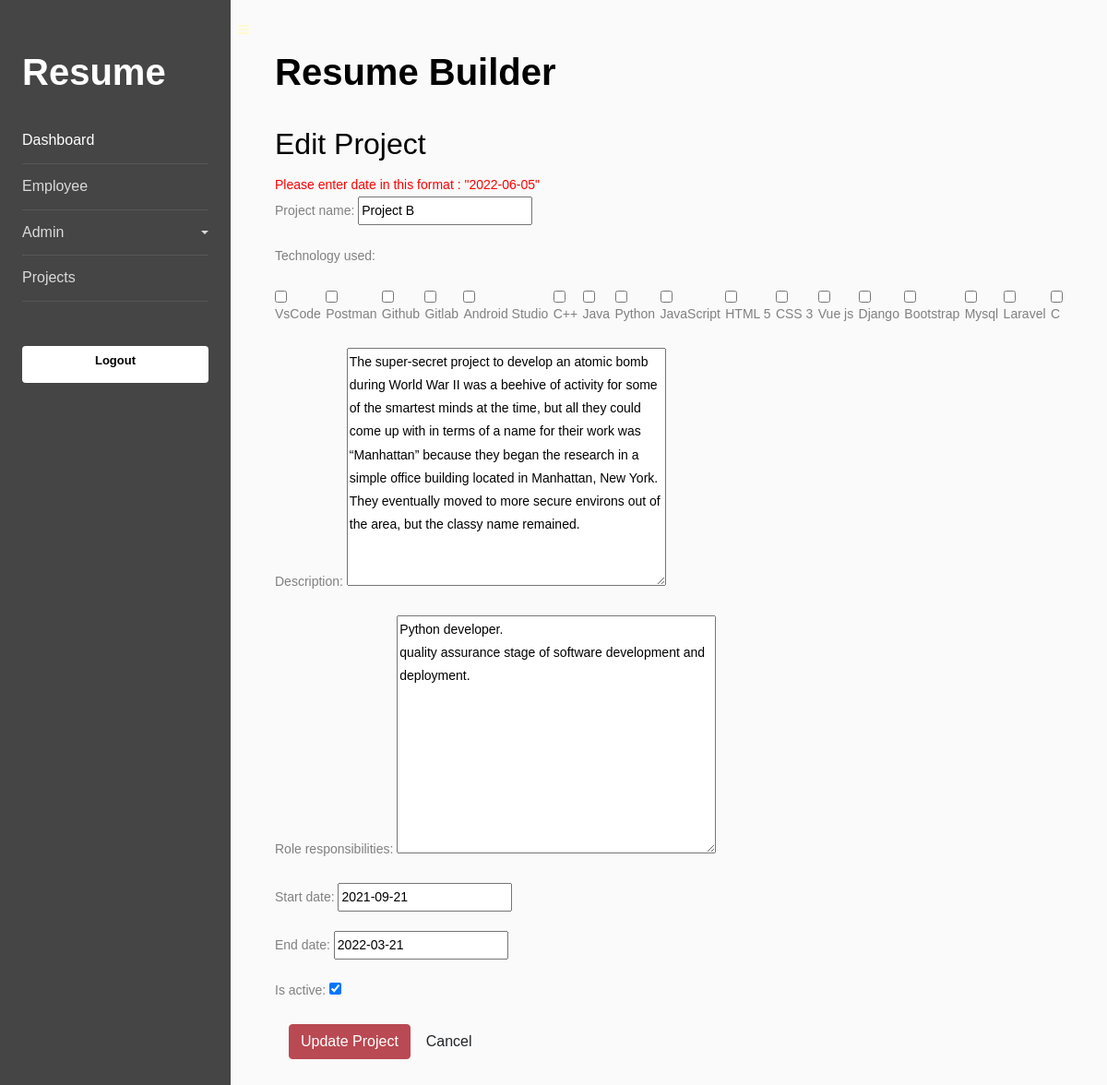
Screenshot of /1/editproject/ with the database file from the repository.
### resume/models.py (models this page shows, shortened)
class Projects(models.Model):
    project_name = models.CharField(max_length=255)
    technology_used = models.CharField(max_length=255)
    description = models.TextField()
    role_responsibilities = models.TextField()
    start_date = models.DateField(null=True, blank=True)
    end_date = models.DateField(null=True, blank=True)
    is_active = models.BooleanField(default=True)
    flag = models.BooleanField(default=1)

### resume/views.py (the view)
# urls.py: path('<int:pk>/editproject/', project_edit, name='project_edit'),
def project_edit(request, pk):
    project = get_object_or_404(Projects, pk=pk)
    if request.method == 'POST':
        form = ProjectForm(request.POST, instance=project)
        if form.is_valid():
            form.save()
            return redirect('project_list')
    else:
        form = ProjectForm(instance=project)
    context = {'form': form}
    return render(request, 'edit_project.html', context)

### resume/forms.py
class ProjectForm(forms.ModelForm):
    technology_used = forms.MultipleChoiceField(widget=forms.CheckboxSelectMultiple)
    class Meta:
        model = Projects
        fields = ['project_name', 'technology_used', 'description', 'role_responsibilities', 'start_date', 'end_date', 'is_active']
    def __init__(self, *args, **kwargs):
        super().__init__(*args, **kwargs)
        tools = Tool.objects.filter(flag=True)
        coding_skills = CodingSkill.objects.filter(flag=1)
        choices = list(chain(tools, coding_skills))
        self.fields['technology_used'].choices = [(choice.name, choice.name) for choice in choices]
        self.fields['technology_used'].widget.attrs.update({'class': 'flex-row'})

### templates/edit_project.html (shortened to what this page needs)
{% extends 'home.html' %}
{% block content %}
  <h2>Edit Project</h2>
  <a style="color:red ;">Please enter date in this format : "2022-06-05"</a>
  <form method="post" class="form-horizontal">
    {{ form.as_p }}
    <div class="form-group">
      <div class="col-sm-offset-2 col-sm-10">
        <button type="submit" class="btn btn-primary">Update Project</button>
        <a href="{% url 'project_list' %}" class="btn btn-default">Cancel</a>
      </div>
    </div>
  </form>
{% endblock %}

### templates/edit_project.html (style rules this page uses)
.flex-row { display: flex; flex-wrap: wrap; justify-content: space-between; align-items: center; }

### rows the page displays
Projects: project_name "Project B", technology_used "☐ ☐ ☐ ☐ ☐ ☐ ☐ ☐ ☐ ☐ ☐ ☐ ☐ ☐ ☐ ☐ ☐", description "The super-secret project to develop an atomic bomb during World War II was a beehive of activity for some of the smartest minds at the time, but all they could come up with in terms of a name for their work was “Manhattan” because they began the research in a simple office building located in Manhattan, New York. They eventually moved to more secure environs out of the area, but the classy name remained.", role_responsibilities "Python developer. quality assurance stage of software development and deployment.", start_date "2021-09-21", end_date "2022-03-21", is_active "☑"
